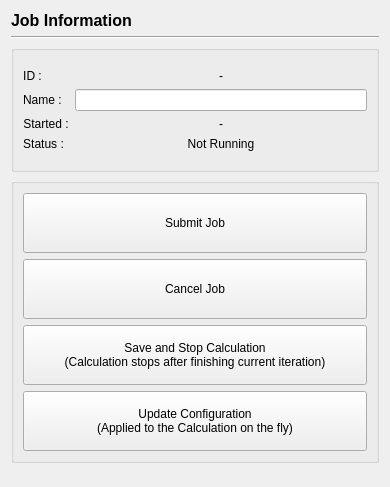
<?xml version="1.0" encoding="UTF-8"?>
<ui version="4.0">
 <class>JobInformationPage</class>
 <widget class="QWidget" name="JobInformationPage">
  <property name="geometry">
   <rect>
    <x>0</x>
    <y>0</y>
    <width>390</width>
    <height>487</height>
   </rect>
  </property>
  <property name="windowTitle">
   <string>Form</string>
  </property>
  <layout class="QVBoxLayout" name="verticalLayout_4">
   <item>
    <widget class="QLabel" name="title">
     <property name="font">
      <font>
       <pointsize>12</pointsize>
       <bold>true</bold>
      </font>
     </property>
     <property name="text">
      <string>Job Information</string>
     </property>
    </widget>
   </item>
   <item>
    <widget class="Line" name="line">
     <property name="orientation">
      <enum>Qt::Horizontal</enum>
     </property>
    </widget>
   </item>
   <item>
    <widget class="QGroupBox" name="groupBox_2">
     <property name="title">
      <string/>
     </property>
     <layout class="QVBoxLayout" name="verticalLayout_5">
      <item>
       <widget class="QWidget" name="transientConditions" native="true">
        <layout class="QFormLayout" name="timeConditionLayout">
         <property name="leftMargin">
          <number>0</number>
         </property>
         <property name="rightMargin">
          <number>0</number>
         </property>
         <item row="0" column="0">
          <widget class="QLabel" name="label_2">
           <property name="sizePolicy">
            <sizepolicy hsizetype="Preferred" vsizetype="Preferred">
             <horstretch>0</horstretch>
             <verstretch>0</verstretch>
            </sizepolicy>
           </property>
           <property name="text">
            <string>ID :</string>
           </property>
           <property name="scaledContents">
            <bool>false</bool>
           </property>
           <property name="alignment">
            <set>Qt::AlignCenter</set>
           </property>
          </widget>
         </item>
         <item row="0" column="1">
          <widget class="QLabel" name="id">
           <property name="text">
            <string>-</string>
           </property>
           <property name="alignment">
            <set>Qt::AlignCenter</set>
           </property>
          </widget>
         </item>
         <item row="1" column="0">
          <widget class="QLabel" name="label_3">
           <property name="text">
            <string>Name :</string>
           </property>
           <property name="alignment">
            <set>Qt::AlignLeading|Qt::AlignLeft|Qt::AlignVCenter</set>
           </property>
          </widget>
         </item>
         <item row="3" column="0">
          <widget class="QLabel" name="label_4">
           <property name="text">
            <string>Status :</string>
           </property>
           <property name="alignment">
            <set>Qt::AlignCenter</set>
           </property>
          </widget>
         </item>
         <item row="3" column="1">
          <widget class="QLabel" name="status">
           <property name="text">
            <string>Not Running</string>
           </property>
           <property name="alignment">
            <set>Qt::AlignCenter</set>
           </property>
          </widget>
         </item>
         <item row="2" column="0">
          <widget class="QLabel" name="label_5">
           <property name="text">
            <string>Started :</string>
           </property>
           <property name="alignment">
            <set>Qt::AlignCenter</set>
           </property>
          </widget>
         </item>
         <item row="2" column="1">
          <widget class="QLabel" name="createTime">
           <property name="text">
            <string>-</string>
           </property>
           <property name="alignment">
            <set>Qt::AlignCenter</set>
           </property>
          </widget>
         </item>
         <item row="1" column="1">
          <widget class="QLineEdit" name="name"/>
         </item>
        </layout>
       </widget>
      </item>
     </layout>
    </widget>
   </item>
   <item>
    <widget class="QGroupBox" name="groupBox_3">
     <property name="title">
      <string/>
     </property>
     <layout class="QVBoxLayout" name="verticalLayout_6">
      <item>
       <widget class="QPushButton" name="submitJob">
        <property name="minimumSize">
         <size>
          <width>0</width>
          <height>60</height>
         </size>
        </property>
        <property name="text">
         <string>Submit Job</string>
        </property>
       </widget>
      </item>
      <item>
       <widget class="QPushButton" name="cancelJob">
        <property name="minimumSize">
         <size>
          <width>0</width>
          <height>60</height>
         </size>
        </property>
        <property name="text">
         <string>Cancel Job</string>
        </property>
       </widget>
      </item>
      <item>
       <widget class="QPushButton" name="saveAndStopCalculation">
        <property name="enabled">
         <bool>true</bool>
        </property>
        <property name="minimumSize">
         <size>
          <width>0</width>
          <height>60</height>
         </size>
        </property>
        <property name="toolTip">
         <string extracomment="Calculation stops after finishing current iteration"/>
        </property>
        <property name="text">
         <string>Save and Stop Calculation
(Calculation stops after finishing current iteration)</string>
        </property>
       </widget>
      </item>
      <item>
       <widget class="QPushButton" name="updateConfiguration">
        <property name="enabled">
         <bool>true</bool>
        </property>
        <property name="minimumSize">
         <size>
          <width>0</width>
          <height>60</height>
         </size>
        </property>
        <property name="toolTip">
         <string extracomment="Applied to the Calculation on the fly"/>
        </property>
        <property name="toolTipDuration">
         <number>10</number>
        </property>
        <property name="statusTip">
         <string/>
        </property>
        <property name="whatsThis">
         <string/>
        </property>
        <property name="text">
         <string>Update Configuration
(Applied to the Calculation on the fly)</string>
        </property>
       </widget>
      </item>
     </layout>
    </widget>
   </item>
   <item>
    <spacer name="verticalSpacer">
     <property name="orientation">
      <enum>Qt::Vertical</enum>
     </property>
     <property name="sizeHint" stdset="0">
      <size>
       <width>20</width>
       <height>0</height>
      </size>
     </property>
    </spacer>
   </item>
  </layout>
 </widget>
 <resources/>
 <connections/>
</ui>
